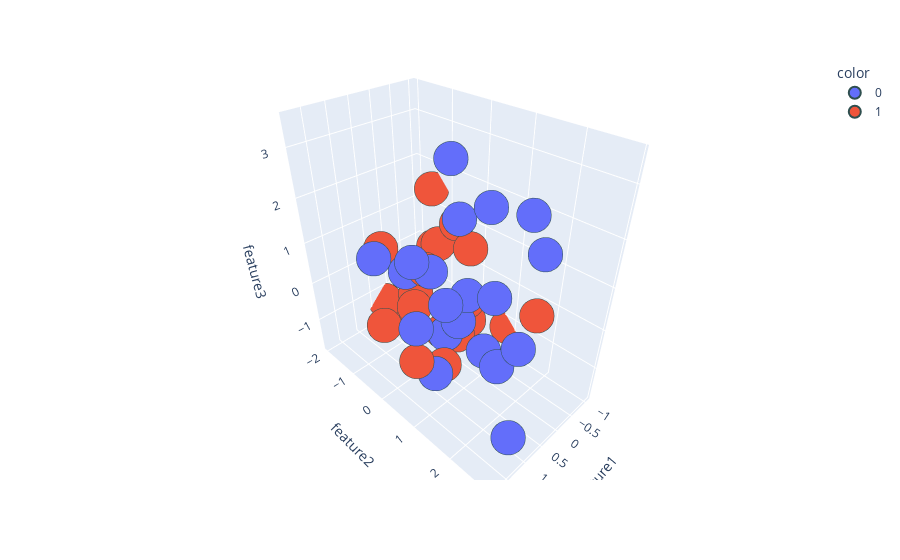

Notebook code for this chart:
### Code cell
import plotly.express as px
#y_train_trf = y_train.astype(str)
fig = px.scatter_3d(df, x=df['feature1'], y=df['feature2'], z=df['feature3'],
              color=df['target'].astype('str'))
fig.update_traces(marker=dict(size=12,
                              line=dict(width=2,
                                        color='DarkSlateGrey')),
                  selector=dict(mode='markers'))

### Figure 1 — Plotly figure (JSON) as saved in the notebook; plotly's stock layout.template omitted (floating-point values rounded to 4 significant figures)
{"data": [{"hovertemplate": "color=0<br>feature1=%{x}<br>feature2=%{y}<br>feature3=%{z}<extra></extra>", "legendgroup": "0", "marker": {"color": "#636efa", "line": {"color": "DarkSlateGrey", "width": 2}, "size": 12, "symbol": "circle"}, "mode": "markers", "name": "0", "scene": "scene", "showlegend": true, "type": "scatter3d", "x": [1.296, 1.258, 1.404, 0.928, 1.822, -0.1687, 0.9642, 0.1915, 1.357, 0.5208, 0.8076, 1.329, 0.6573, 1.092, 0.6723, 1.097, -0.1962, 0.7654, 0.3549, 0.9735], "y": [1.261, 0.9256, 2.886, 2.004, 1.087, 2.143, 2.565, 0.4982, 2.478, 0.8143, 1.302, 0.4702, 0.1977, -0.9876, 0.6079, 1.969, 1.813, -0.4154, 1.361, 1.06], "z": [1.005, -0.9188, 1.175, 1.362, 0.701, 1.752, -1.62, 1.915, 0.4817, -0.1063, 0.9653, 1.513, 0.8387, 0.7803, -0.4635, 0.2979, 2.356, 0.5794, 2.538, 3.463]}, {"hovertemplate": "color=1<br>feature1=%{x}<br>feature2=%{y}<br>feature3=%{z}<extra></extra>", "legendgroup": "1", "marker": {"color": "#EF553B", "line": {"color": "DarkSlateGrey", "width": 2}, "size": 12, "symbol": "circle"}, "mode": "markers", "name": "1", "scene": "scene", "showlegend": true, "type": "scatter3d", "x": [-1.058, 0.1969, 0.2089, 0.3757, -0.1156, 1.523, -0.3851, -0.2258, -0.908, 1.031, 0.5426, -0.3092, 1.579, -0.5444, 0.4967, -0.7198, -0.6017, -0.5623, 0.242, 0.3436], "y": [0.8225, 0.7385, -1.96, -0.6006, -0.3011, -0.2342, -0.6769, 0.06753, -1.412, 0.9313, -0.4634, 0.3313, 0.7674, 0.1109, -0.1383, -0.4606, 1.852, -1.013, -1.913, -1.763], "z": [-1.221, 0.1714, -1.328, -0.2917, -1.479, -0.2341, 0.6117, -1.425, 1.466, -0.8392, -0.4657, 0.9755, -0.4695, -1.151, 0.6477, 1.057, -0.0135, 0.3142, -1.725, 0.3241]}], "layout": {"legend": {"title": {"text": "color"}, "tracegroupgap": 0}, "margin": {"t": 60}, "scene": {"domain": {"x": [0, 1], "y": [0, 1]}, "xaxis": {"title": {"text": "feature1"}}, "yaxis": {"title": {"text": "feature2"}}, "zaxis": {"title": {"text": "feature3"}}}}}
